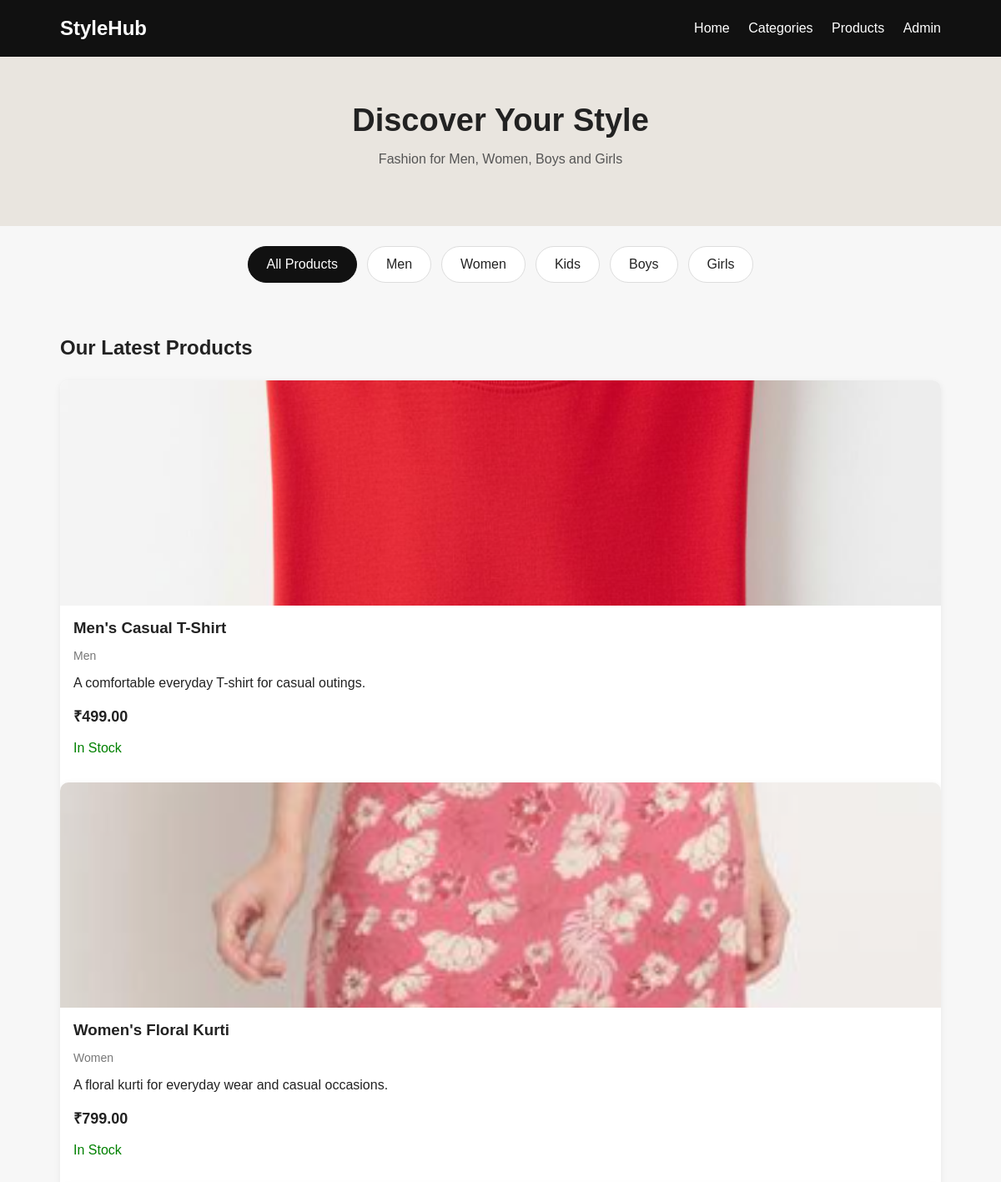
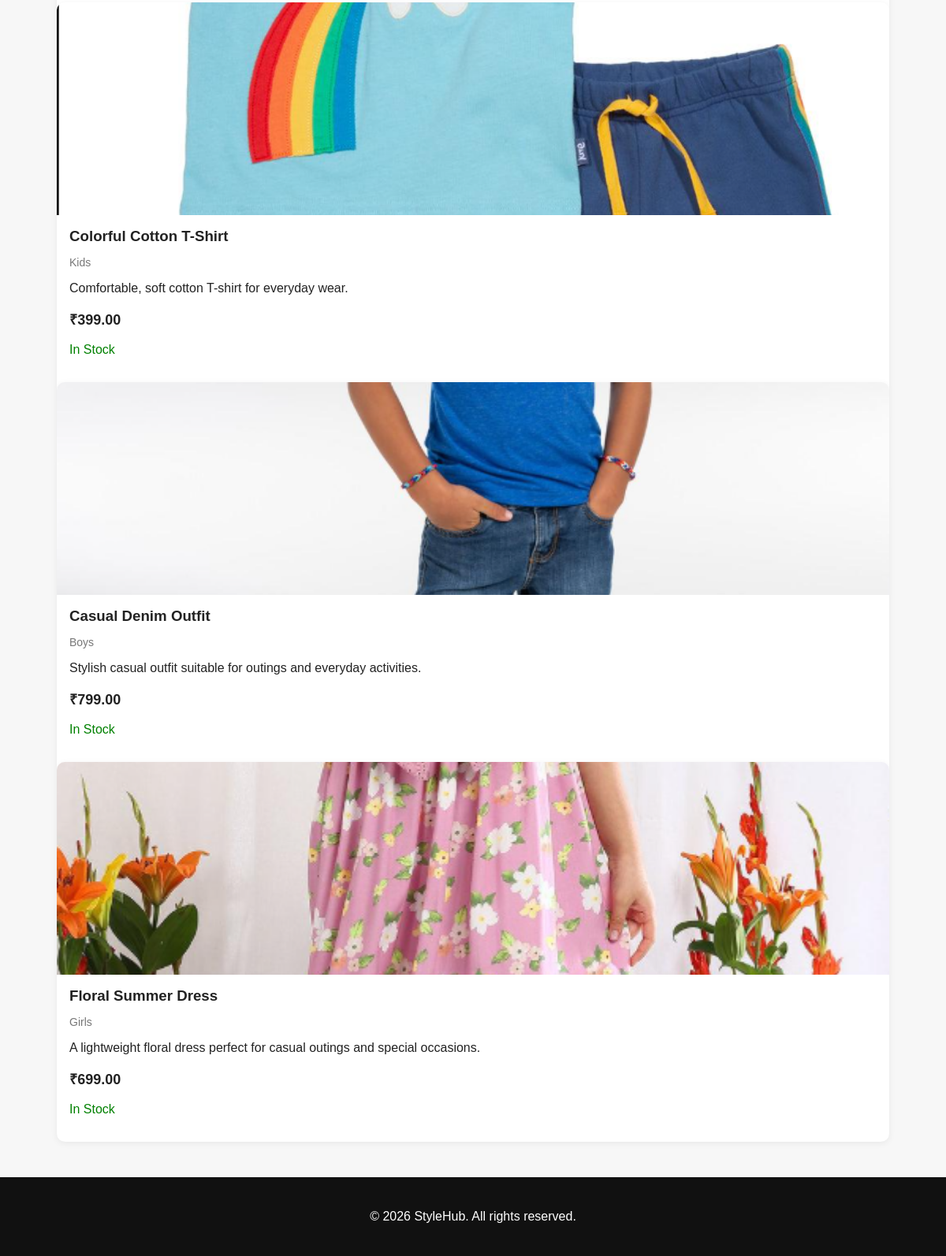
The page / on the database its author committed (2 pictures, top to bottom).
### store/models.py (models this page shows, shortened)
class Category(models.Model):
    name = models.CharField(max_length=100)

class Product(models.Model):
    category = models.ForeignKey(
        Category,
        on_delete=models.CASCADE,
        related_name="products"
    )
    name = models.CharField(max_length=200)
    description = models.TextField()
    price = models.DecimalField(max_digits=10, decimal_places=2)
    image = models.ImageField(upload_to='products/', blank=True, null=True)
    stock = models.PositiveIntegerField(default=0)
    created_at = models.DateTimeField(auto_now_add=True)

### store/views.py (the view)
# urls.py: path('', views.home, name='home'),
def home(request):
    products = Product.objects.all()
    categories = Category.objects.all()
    return render(request, 'home.html', {
        'products': products,
        'categories': categories,
    })

### store/templates/home.html (shortened to what this page needs)
<!DOCTYPE html>
<html lang="en">
<head>
</head>
<body>
    <nav>
        <h2>StyleHub</h2>
        <div>
            <a href="{% url 'home' %}">Home</a>
            <a href="#categories">Categories</a>
            <a href="#products">Products</a>
            <a href="/admin/">Admin</a>
        </div>
    </nav>
    <section class="hero">
        <h1>Discover Your Style</h1>
        <p>Fashion for Men, Women, Boys and Girls</p>
    </section>
    <div class="categories" id="categories">
        <a href="{% url 'home' %}"
           class="{% if not selected_category %}active{% endif %}">
            All Products
        </a>
        {% for category in categories %}
            <a href="{% url 'category_products' category.id %}"
               class="{% if selected_category.id == category.id %}active{% endif %}">
                {{ category.name }}
            </a>
        {% endfor %}
    </div>
    <section class="section" id="products">
        <h2>
            {% if selected_category %}
                {{ selected_category.name }} Collection
            {% else %}
                Our Latest Products
            {% endif %}
        </h2>
        <div class="products">
            {% for product in products %}
                <div class="card"
     onclick="window.location.href='{% url 'product_detail' product.id %}'"
     style="cursor: pointer;">
                    {% if product.image %}
                        <img
                            src="{{ product.image.url }}"
                            alt="{{ product.name }}"
                        >
                    {% else %}
                        <img
                            src="https://placehold.co/400x500?text=No+Image"
                            alt="No image available"
                        >
                    {% endif %}
                    <div class="details">
                        <h3>{{ product.name }}</h3>
                        <p class="category">
                            {{ product.category.name }}
                        </p>
                        <p>{{ product.description|truncatewords:12 }}</p>
                        <p class="price">
                            ₹{{ product.price }}
                        </p>
                        {% if product.stock > 0 %}
                            <p style="color: green;">In Stock</p>
                        {% else %}
                            <p style="color: red;">Out of Stock</p>
                        {% endif %}
                    </div>
            {% empty %}
                <p>No products available in this collection yet.</p>
            {% endfor %}
        </div>
    </section>
    <footer>
        <p>© 2026 StyleHub. All rights reserved.</p>
    </footer>
</body>
</html>

### store/templates/home.html (style rules this page uses)
* { box-sizing: border-box; }
body { margin: 0; font-family: Arial, sans-serif; background: #f7f7f7; color: #222; }
nav { background: #111; color: white; padding: 20px 6%; display: flex; justify-content: space-between; align-items: center; flex-wrap: wrap; gap: 15px; }
nav h2 { margin: 0; }
nav a { color: white; text-decoration: none; margin-left: 18px; }
.hero { padding: 55px 20px; text-align: center; background: #e9e5df; }
.hero h1 { font-size: 38px; margin: 0 0 12px; }
.hero p { color: #555; }
.categories { display: flex; justify-content: center; flex-wrap: wrap; gap: 12px; padding: 24px 15px; }
.categories a { background: white; padding: 12px 22px; border-radius: 25px; text-decoration: none; color: #222; border: 1px solid #ddd; }
.categories a:hover, .categories a.active { background: #111; color: white; border-color: #111; }
.section { padding: 20px 6% 45px; }
.section h2 { margin-bottom: 25px; }
.products { display: grid; grid-template-columns: repeat(auto-fit, minmax(210px, 1fr)); gap: 24px; }
.card { background: white; border-radius: 10px; overflow: hidden; box-shadow: 0 2px 8px #00000010; transition: transform 0.2s; }
.card img { width: 100%; height: 270px; object-fit: cover; display: block; }
.details { padding: 16px; }
.details h3 { margin: 0 0 10px; }
.price { font-size: 18px; font-weight: bold; }
.category { color: #777; font-size: 14px; }
footer { background: #111; color: white; padding: 25px; text-align: center; }

### rows shown on the page
Category: name "Men"
Category: name "Women"
Category: name "Kids"
Category: name "Boys"
Category: name "Girls"
Product: image (picture), name "Men's Casual T-Shirt", category.name "Men", description "A comfortable everyday T-shirt for casual outings.", price "499.00", stock "In Stock"
Product: image (picture), name "Women's Floral Kurti", category.name "Women", description "A floral kurti for everyday wear and casual occasions.", price "799.00", stock "In Stock"
Product: image (picture), name "Colorful Cotton T-Shirt", category.name "Kids", description "Comfortable, soft cotton T-shirt for everyday wear.", price "399.00", stock "In Stock"
Product: image (picture), name "Casual Denim Outfit", category.name "Boys", description "Stylish casual outfit suitable for outings and everyday activities.", price "799.00", stock "In Stock"
Product: image (picture), name "Floral Summer Dress", category.name "Girls", description "A lightweight floral dress perfect for casual outings and special occasions.", price "699.00", stock "In Stock"
